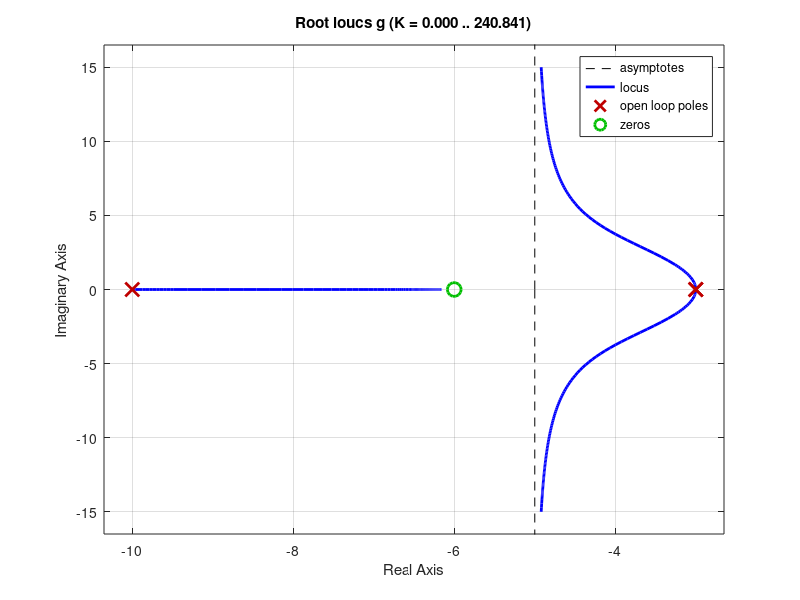
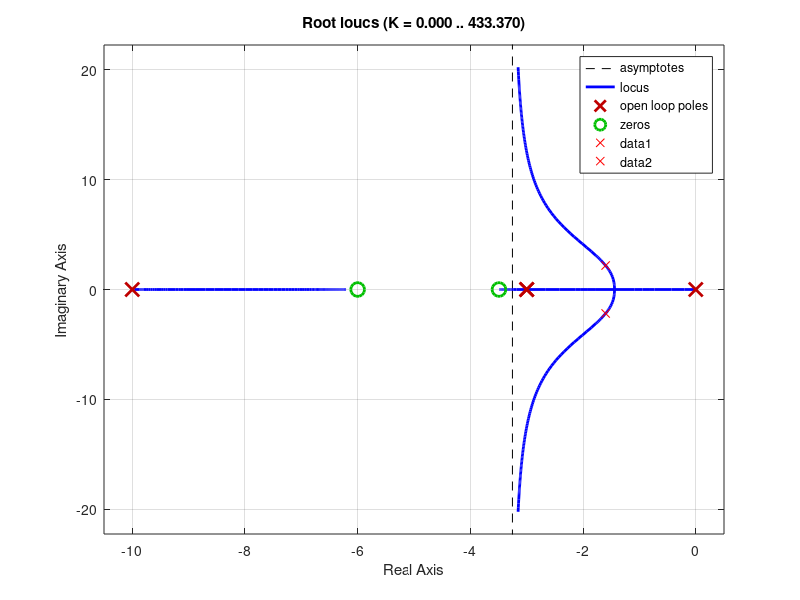

Here is the MATLAB script that generated these plots, in order: (Note: this script raises an error after producing the figures.)
%% Final 24-06-20
%% ejercicio 1
clear all;close all;clc;

Mp = 10;
ts = 2.5;
zita=(-log(Mp/100))/(sqrt(pi^2+(log(Mp/100))^2));
wn = 4/(zita*ts);
wd = wn*sqrt(1-zita^2);
pd1 = -zita*wn + wd*1i
pd2 = -zita*wn - wd*1i;

s = tf('s'); 

g = (s+6)/(s^3+16*s^2+69*s+90);

figure('Name', 'G sin regular')
rlocus(g)
polos_g = pole(g)
cero_g = zero(g)

alpha1 = angle(pd1 - polos_g(1)) *180/ pi
alpha2 = angle(pd1 - polos_g(2)) *180/ pi
alpha3 = angle(pd1 - polos_g(3)) *180/ pi
tita1 = angle(pd1 - cero_g(1)) *180/ pi
phi = alpha1 + alpha2 + alpha3 -tita1-180

% Aporte recalculado (PI)
alpha0 = angle(pd1) *180/ pi
phi = alpha0 + alpha1 + alpha2 + alpha3 -tita1-180

dx = imag(pd1)/tand(phi)
z_ti = -dx + real (pd1) % posicion del polo deseado

Ti = -1/z_ti
g_pi = (1+1/(Ti*s));

figure('Name','LR con regulador PI')
vector_k = linspace(0,20,100000);
rlocus(g*g_pi)

hold on ;
plot (real(pd1),imag (pd1),'rx');
plot (real(pd2),imag (pd2),'rx');

K = 10.7
g_bc1 = feedback(K*g*g_pi,1);
polos_BC = pole(g_bc1)
ceros_BC = zero(g_bc1)
damp(g_bc1)
stepinfo(g_bc1)

figure('Name','Respuesta al escalon')
step(g_bc1)

%% ejercicio 2
clear all;close all;clc;

s = tf('s');
K = 10; 
g = K*(1+s/1e-3)*(1+s/1e-1)/(s*(1+s/10)*(1+s/1e3)^3)

figure()
margin(g)
grid

figure()
nyquist(g)
Ti = 10/947;
Kp = 1/3.9e5;
gpi = 1+1/(Ti*s);

figure()
margin(Kp*gpi*g)
grid




